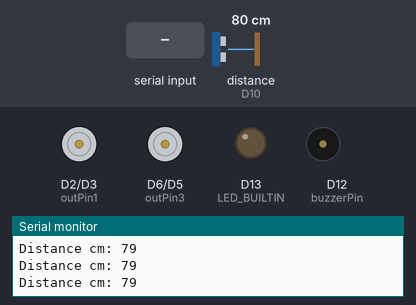
This sketch was run on a simulated Arduino Nano 33 IoT. On the bench: motor-driver pin pairs drawn as motors (green arrow = first pin HIGH = forward, orange = second pin HIGH = backward, longer = more drive), output pins drawn as LEDs (lit = HIGH), buzzer (waves = sounding, pin HIGH), the last lines printed to the serial monitor. Wiring (inferred from the names in the program): ultrasonic range finder: trigger D9; echo D10. The inputs (shaded band) are chosen by the test bench; at power-on: distance to the obstacle (sensor on D10) 80 cm. The echo pulse lasts 58.3 µs per cm; WiFi joins after 1.5 s; servers stay silent unless stated; not simulated (calls return 0 or success): arduino_secrets.h; pins used as bus, display or sensor lines are not drawn.

Above: at 4.2 s.
4.3 s: "V" received over the second serial link
At 4.8 s:
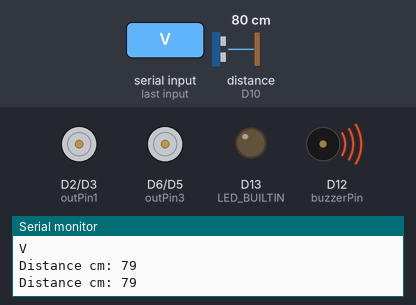
7.3 s: "B" received over the second serial link
At 8.5 s:
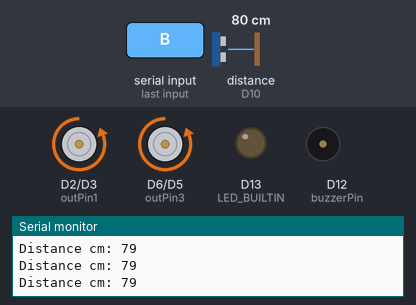
8.8 s: distance to the obstacle (sensor on D10) set to 12 cm
10.3 s: distance to the obstacle (sensor on D10) set to 9 cm
At 10.8 s:
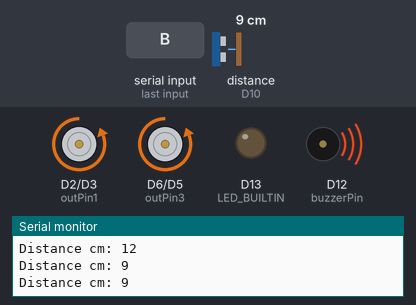
13.3 s: "R" received over the second serial link
At 14.8 s:
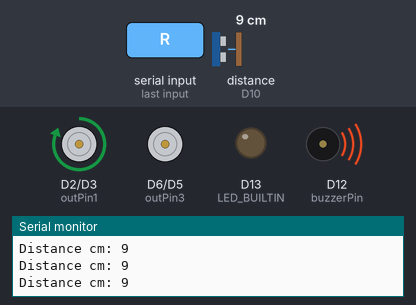
16.3 s: "L" received over the second serial link
At 18.8 s:
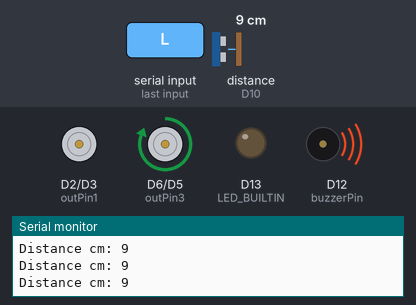
Timing chart, 0 to 20.3 s (numbered marks = the images above; inputs shaded):
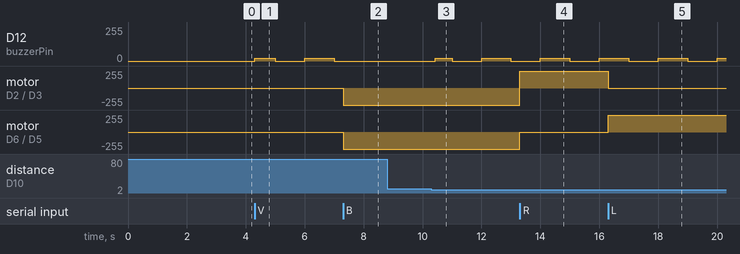

Measured:
- after the input at 4.3 s, D12 (buzzerPin): 0/255 → 20/255 at once, → 0/255 0.70 s later, → 20/255 1.0 s later, → 0/255 1.0 s later
- after the input at 7.3 s, D12 (buzzerPin): stays 0/255 (without the input it goes to 20/255 after 0.70 s); motor on D2 (outPin1) / D3 (outPin2), motor on D6 (outPin3) / D5 (outPin4): stopped → backward 255/255 at once
- after the input at 10.3 s, D12 (buzzerPin): 0/255 → 20/255 after 0.12 s, → 0/255 0.58 s later, → 20/255 1.0 s later, → 0/255 1.0 s later
- after the input at 13.3 s, motor on D2 (outPin1) / D3 (outPin2): backward 255/255 → forward 255/255 at once; motor on D6 (outPin3) / D5 (outPin4): backward 255/255 → stopped at once
- after the input at 16.3 s, motor on D2 (outPin1) / D3 (outPin2): forward 255/255 → stopped at once; motor on D6 (outPin3) / D5 (outPin4): stopped → forward 255/255 at once

The sketch:

RCCarTelegram_jan18a.ino
```cpp
#include <Arduino_LSM6DS3.h> //IMU library
#include "arduino_secrets.h"
/*
  Sketch generated by the Arduino IoT Cloud Thing "RCCarTelegram"
  https://create.arduino.cc/cloud/things/9f6427cc-81eb-4757-9ef1-2f5bccf15e1a

  Arduino IoT Cloud Variables description

  The following variables are automatically generated and updated when changes are made to the Thing

  String isMoving;
  int totalCollisions;

  Variables which are marked as READ/WRITE in the Cloud Thing will also have functions
  which are called when their values are changed from the Dashboard.
  These functions are generated with the Thing and added at the end of this sketch.
*/

#include "thingProperties.h"

int outPin1 = 2;    //motor1
int outPin2 = 3;    //motor1

int outPin4 = 5;    //motor2
int outPin3 = 6;    //motor2

int buzzerPin = 12; //Buzzer

int sensorEchoPin = 10;     //US Sensor Echo
int sensorTriggerPin = 9;   //US Sensor Trigger

char movement = 'D';        //Movement

bool obstacle = false;

int lastmovement = 0;
int lastReading = 0;
int lastAccel = 0;

double displacement = 0;
double velocity = 0;
double acceleration = 0;

void setup() {
  // Initialize serial and wait for port to open:
  Serial.begin(9600);
  // This delay gives the chance to wait for a Serial Monitor without blocking if none is found
  delay(1500);

  // Initialize serial1 for bluetooth comunication:
  Serial1.begin(9600);

  // Defined in thingProperties.h
  initProperties();

  // Connect to Arduino IoT Cloud
  ArduinoCloud.begin(ArduinoIoTPreferredConnection);

  /*
     The following function allows you to obtain more information
     related to the state of network and IoT Cloud connection and errors
     the higher number the more granular information you’ll get.
     The default is 0 (only errors).
     Maximum is 4
 */
  setDebugMessageLevel(2);
  ArduinoCloud.printDebugInfo();

  pinMode(outPin1,OUTPUT);
  pinMode(outPin2,OUTPUT);
  pinMode(outPin3,OUTPUT);
  pinMode(outPin4,OUTPUT);

  analogWrite(buzzerPin, 0);

  pinMode(sensorTriggerPin,OUTPUT);
  pinMode(sensorEchoPin,INPUT);

  pinMode(LED_BUILTIN,OUTPUT);

  isMoving="No";

  totalCollisions=0;
}

void loop() {
  ArduinoCloud.update();
  // Your code here

  updateBuzzer();

  if(millis()-lastReading > 200){
    checkObstacle();
    lastReading = millis();
  }

  //readIMU();

  if (Serial1.available() > 0)
  {
    movement = Serial1.read();
    Serial.println(movement);
    lastmovement=millis();
  }
  //detectObstacle
  if(movement=='V'){
    obstacle=true;
    totalCollisions++;
  }
  if(movement=='v'){
    obstacle=false;
  }

  if(obstacle && (movement == 'I' || movement == 'G' || movement == 'F')){
    movement='S';
  }

  /*_________________________________________________________________________________________________*/

  if(movement == 'F')        //move forwards
  {
    digitalWrite(outPin1,HIGH);
    digitalWrite(outPin2,LOW);
    digitalWrite(outPin3,HIGH);
    digitalWrite(outPin4,LOW);
  }
  else if (movement == 'B')       //move backwards
  {
    digitalWrite(outPin1,LOW);
    digitalWrite(outPin2,HIGH);
    digitalWrite(outPin3,LOW);
    digitalWrite(outPin4,HIGH);
  }
  else if (movement == 'S')     //stop!!
  {
    digitalWrite(outPin1,LOW);
    digitalWrite(outPin2,LOW);
    digitalWrite(outPin3,LOW);
    digitalWrite(outPin4,LOW);
  }
  else if (movement == 'R')    //right
  {
    digitalWrite(outPin1,HIGH);
    digitalWrite(outPin2,LOW);
    digitalWrite(outPin3,LOW);
    digitalWrite(outPin4,LOW);
  }
  else if (movement == 'L')     //left
  {
    digitalWrite(outPin1,LOW);
    digitalWrite(outPin2,LOW);
    digitalWrite(outPin3,HIGH);
    digitalWrite(outPin4,LOW);
  }
  else if (movement == 'I')    //forward right
  {
    digitalWrite(outPin1,HIGH);
    digitalWrite(outPin2,LOW);
    digitalWrite(outPin3,LOW);
    digitalWrite(outPin4,HIGH);
  }
  else if (movement == 'G')    //forward left
  {
    digitalWrite(outPin1,LOW);
    digitalWrite(outPin2,HIGH);
    digitalWrite(outPin3,HIGH);
    digitalWrite(outPin4,LOW);
  }
  if(movement=='F' || movement=='B' || movement=='R' || movement=='L' || movement=='I' || movement=='G'){
    if(isMoving=="No") Serial.println("Yes");
    isMoving="Yes";
  }

  if((movement=='S' || movement=='D') && millis()-lastmovement > 5000){
    if(isMoving=="Yes") Serial.println("No");
    isMoving="No";
    if(movement=='D'){ //Bluetooth disconnected
      totalCollisions=0;
    }
  }
}

void updateBuzzer(){
  if(obstacle){
    //Intermitent Buzzing
    if(millis()%2000<1000){
      analogWrite(buzzerPin, 20);
    }
    else{
      analogWrite(buzzerPin, 0);
    }
  }
  else{
    analogWrite(buzzerPin, 0);
  }
}

void checkObstacle(){
  // take the trigger pin low to start a pulse:
  digitalWrite(sensorTriggerPin, LOW);
  // delay 2 microseconds:
  delayMicroseconds(2);
  // take the trigger pin high:
  digitalWrite(sensorTriggerPin, HIGH);
  // delay 10 microseconds:
  delayMicroseconds(10);
  // take the trigger pin low again to complete the pulse:
  digitalWrite(sensorTriggerPin, LOW);

  // listen for a pulse on the echo pin:
  long duration = pulseIn(sensorEchoPin, HIGH);
  // calculate the distance in cm.
  //Sound travels approx.0.0343 microseconds per cm.,
  // and it's going to the target and back (hence the /2):
  int distance = (duration * 0.0343) / 2;
  Serial.print("Distance cm: ");
  Serial.println(distance);

  if(distance!=0 && distance<=10){
    if(!obstacle) totalCollisions++;
    obstacle=true;
  }
  else{
    obstacle=false;
  }
}

/*void readIMU(){
  if(IMU.accelerationAvailable()){
    double x, y, z, dt;
    IMU.readAcceleration(x,y,z);
    dt = (millis()-lastAccel)/1000;
    lastAccel=millis();
    acceleration=x;
    dv = x*dt;
    velocity += dv;
    dp = velocity*dt;
    displacement += dp;
    Serial.print("Displacement: ");
    Serial.println(displacement);
  }
}*/

/*
  Since IsMoving is READ_WRITE variable, onIsMovingChange() is
  executed every time a new value is received from IoT Cloud.
*/
void onIsMovingChange()  {
  // Add your code here to act upon IsMoving change

}
/*
  Since TotalCollisions is READ_WRITE variable, onTotalCollisionsChange() is
  executed every time a new value is received from IoT Cloud.
*/
void onTotalCollisionsChange()  {
  // Add your code here to act upon TotalCollisions change
}
```

thingProperties.h
```cpp
// Code generated by Arduino IoT Cloud, DO NOT EDIT.

#include <ArduinoIoTCloud.h>
#include <Arduino_ConnectionHandler.h>


const char THING_ID[] = "9f6427cc-81eb-4757-9ef1-2f5bccf15e1a";

const char SSID[]     = SECRET_SSID;    // Network SSID (name)
const char PASS[]     = SECRET_PASS;    // Network password (use for WPA, or use as key for WEP)

void onIsMovingChange();
void onTotalCollisionsChange();

String isMoving;
int totalCollisions;

void initProperties(){

  ArduinoCloud.setThingId(THING_ID);
  ArduinoCloud.addProperty(isMoving, READWRITE, ON_CHANGE, onIsMovingChange);
  ArduinoCloud.addProperty(totalCollisions, READWRITE, ON_CHANGE, onTotalCollisionsChange);

}

WiFiConnectionHandler ArduinoIoTPreferredConnection(SSID, PASS);
```
